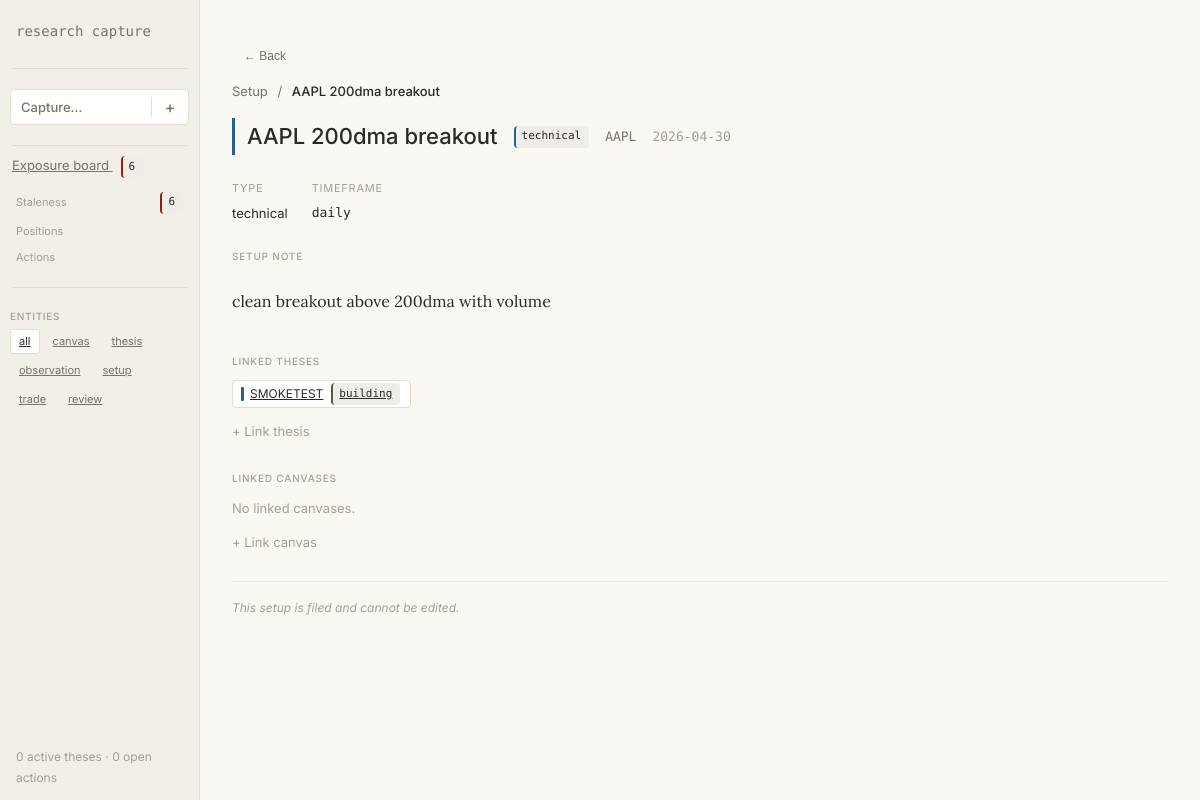
Screenshot of /setup/01KQF7M2NEJA0VPRGJH2PTKREZ with the database file from the repository.
### tables this page shows
CREATE TABLE "setup" (
    id         TEXT PRIMARY KEY,
    name       TEXT NOT NULL DEFAULT '',
    instrument TEXT NOT NULL,
    type       TEXT NOT NULL DEFAULT 'technical'
                   CHECK(type IN ('technical', 'vol', 'flow')),
    timeframe  TEXT NOT NULL DEFAULT '',
    setup_note TEXT NOT NULL DEFAULT '',
    date       TEXT NOT NULL,
    created_at TEXT NOT NULL DEFAULT (strftime('%Y-%m-%dT%H:%M:%SZ', 'now'))
);

CREATE TABLE setup_thesis_links (
    setup_id   TEXT NOT NULL REFERENCES setup(id),
    thesis_id  TEXT NOT NULL REFERENCES thesis(id),
    created_at TEXT NOT NULL DEFAULT (strftime('%Y-%m-%dT%H:%M:%SZ', 'now')),
    PRIMARY KEY (setup_id, thesis_id)
);

CREATE TABLE thesis (
    id                TEXT PRIMARY KEY,
    instrument        TEXT NOT NULL,
    status            TEXT NOT NULL DEFAULT 'building'
                          CHECK(status IN ('building', 'ready', 'active', 'invalidated', 'archived')),
    narrative         TEXT NOT NULL,
    win_condition     TEXT NOT NULL,
    worst_case_dollar REAL,
    linked_trade_id   TEXT,
    created_at        TEXT NOT NULL DEFAULT (strftime('%Y-%m-%dT%H:%M:%SZ', 'now')),
    last_updated      TEXT NOT NULL DEFAULT (strftime('%Y-%m-%dT%H:%M:%SZ', 'now'))
);

### api/routes/setup.py (the view)
@router.get("/{setup_id}")
async def get_setup(setup_id: str, request: Request, db=Depends(get_db)):
    rows = await db.execute_fetchall(
        "SELECT * FROM setup WHERE id = ?", (setup_id,)
    )
    if not rows:
        raise HTTPException(404, "Setup not found")
    setup = dict(rows[0])
    linked_theses = await db.execute_fetchall(
        """SELECT stl.thesis_id, t.instrument, t.status, stl.created_at
           FROM setup_thesis_links stl
           JOIN thesis t ON t.id = stl.thesis_id
           WHERE stl.setup_id = ?
           ORDER BY stl.created_at ASC""",
        (setup_id,),
    )
    linked_canvases = await db.execute_fetchall(
        """SELECT slc.canvas_id, c.name, c.status, slc.created_at
           FROM setup_linked_canvases slc
           JOIN canvas c ON c.id = slc.canvas_id
           WHERE slc.setup_id = ?
           ORDER BY slc.created_at ASC""",
        (setup_id,),
    )
    images = await db.execute_fetchall(
        "SELECT * FROM setup_images WHERE setup_id = ? ORDER BY created_at ASC",
        (setup_id,),
    )
    wants_html = (
        "text/html" in request.headers.get("accept", "")
        and not request.headers.get("hx-request")
    )
    data = {
        **setup,
        "linked_theses": [dict(r) for r in linked_theses],
        "linked_canvases": [dict(r) for r in linked_canvases],
        "images": [dict(r) for r in images],
    }
    if not wants_html:
        return data
    return templates.TemplateResponse("setup/detail.html", {
        "request": request,
        "setup": setup,
        "linked_theses": [dict(r) for r in linked_theses],
        "linked_canvases": [dict(r) for r in linked_canvases],
        "images": [dict(r) for r in images],
    })

### frontend/templates/setup/detail.html (shortened to what this page needs)
{% extends "base.html" %}
{% from "components/badge.html" import badge %}
{% from "components/chip.html" import chip %}
{% from "components/inline_form.html" import inline_form %}
{% block content %}
<div x-data="{}">
    <button onclick="history.back()" class="btn-ghost btn-compact" style="margin-bottom: var(--space-2); color: var(--color-text-secondary)">← Back</button>
    <div style="font-family: var(--font-ui); font-size: var(--text-sm); color: var(--color-text-secondary); margin-bottom: var(--space-4)">
        <span>Setup</span> <span style="margin: 0 6px">/</span>
        <span style="color: var(--color-text-primary); font-weight: 500">{{ setup.name }}</span>
    </div>
    <div style="display: flex; align-items: center; gap: var(--space-4); margin-bottom: var(--space-6); padding-left: 12px; border-left: 3px solid var(--color-analytical)">
        <h1 style="font-family: var(--font-ui); font-size: var(--text-xl); font-weight: 500; margin: 0">{{ setup.name }}</h1>
        {{ badge(status=setup.type) }}
        <span style="font-family: var(--font-data); font-size: var(--text-sm); color: var(--color-text-secondary)">{{ setup.instrument }}</span>
        <span style="font-family: var(--font-data); font-size: var(--text-sm); color: var(--color-text-tertiary)">{{ setup.date }}</span>
    </div>
    <div style="display: flex; gap: var(--space-6); margin-bottom: var(--space-4)">
        <div>
            <div style="font-family: var(--font-ui); font-size: var(--text-xs); color: var(--color-text-tertiary); text-transform: uppercase; letter-spacing: 0.07em; margin-bottom: 4px">Type</div>
            <div style="font-family: var(--font-ui); font-size: var(--text-sm); color: var(--color-text-primary)">{{ setup.type }}</div>
        </div>
        <div>
            <div style="font-family: var(--font-ui); font-size: var(--text-xs); color: var(--color-text-tertiary); text-transform: uppercase; letter-spacing: 0.07em; margin-bottom: 4px">Timeframe</div>
            <div style="font-family: var(--font-data); font-size: var(--text-sm); color: var(--color-text-primary)">{{ setup.timeframe }}</div>
        </div>
    </div>
    <div class="section-header">Setup note</div>
    <div style="font-family: var(--font-prose); font-size: var(--text-prose); line-height: var(--text-prose-lh); color: var(--color-text-primary); padding: var(--space-3) 0; margin-bottom: var(--space-4)">
        {{ setup.setup_note }}
    </div>
    <div class="section-header">Linked theses</div>
    {% if linked_theses %}
    <div style="display: flex; gap: var(--space-2); flex-wrap: wrap; margin-bottom: var(--space-2)">
        {% for t in linked_theses %}
        {{ chip(label=t.instrument, layer="analytical", href="/thesis/" ~ t.thesis_id, badge_status=t.status) }}
        {% endfor %}
    </div>
    {% else %}
    <div style="font-family: var(--font-ui); font-size: var(--text-sm); color: var(--color-text-tertiary); margin-bottom: var(--space-2)">No linked theses.</div>
    {% endif %}
    <div style="margin-bottom: var(--space-6)" x-data="{ showAddThesis: false }">
        <div x-show="!showAddThesis" style="color: var(--color-text-tertiary); cursor: pointer; padding: var(--space-1) 0; font-size: var(--text-sm)" @click="showAddThesis = true">+ Link thesis</div>
    </div>
    <div class="section-header">Linked canvases</div>
    {% if linked_canvases %}
    <div style="display: flex; gap: var(--space-2); flex-wrap: wrap; margin-bottom: var(--space-2)">
        {% for c in linked_canvases %}
        {{ chip(label=c.name, layer="analytical", href="/canvas/" ~ c.canvas_id, badge_status=c.status) }}
        {% endfor %}
    </div>
    {% else %}
    <div style="font-family: var(--font-ui); font-size: var(--text-sm); color: var(--color-text-tertiary); margin-bottom: var(--space-2)">No linked canvases.</div>
    {% endif %}
    <div style="margin-bottom: var(--space-6)" x-data="{ showAddCanvas: false }">
        <div x-show="!showAddCanvas" style="color: var(--color-text-tertiary); cursor: pointer; padding: var(--space-1) 0; font-size: var(--text-sm)" @click="showAddCanvas = true">+ Link canvas</div>
    </div>
    <div style="font-family: var(--font-ui); font-size: 12px; color: var(--color-text-tertiary); font-style: italic; padding-top: var(--space-4); border-top: 1px solid var(--color-border-light)">
        This setup is filed and cannot be edited.
    </div>
</div>
{% endblock %}

### frontend/templates/components/badge.html
{% macro badge(status, text=none) %}
<span class="badge" data-status="{{ status }}" aria-label="{{ text or status }}">{{ text or status }}</span>
{% endmacro %}

### frontend/templates/components/chip.html
{% macro chip(label, layer, href="", badge_status="") %}
{% if href %}
<a href="{{ href }}" class="chip" data-layer="{{ layer }}">
{% else %}
<span class="chip" data-layer="{{ layer }}">
{% endif %}
    <span class="chip-accent"></span>
    {{ label }}
    {% if badge_status %}
    <span class="badge" data-status="{{ badge_status }}" style="margin-left: 2px">{{ badge_status }}</span>
    {% endif %}
{% if href %}
</a>
{% else %}
</span>
{% endif %}
{% endmacro %}

### frontend/static/css/tokens.css (style rules this page uses)
:root { --color-bg: #FAF8F3; --color-surface: #FFFFFF; --color-recessed: #F2EFE9; --color-border: #E2DDD5; --color-border-light: #EBE7E0; --color-text-primary: #2C2A26; --color-text-secondary: #7A7368; --color-text-tertiary: #A89F96; --color-text-inverse: #FFFFFF; --color-text-primary-hover: #1A1917; --color-analytical: #2B5F8F; --color-analytical-bg: #EEF4FA; --color-analytical-text: #1D4270; --color-operational: #9B5A1A; --color-operational-bg: #FBF3E8; --color-operational-text: #6B3D0F; --color-learning: #5B4A7A; --color-learning-bg: #F2EFF8; --color-learning-text: #3D3054; --color-active: #2B6B4A; --color-active-bg: #EBF5EF; --color-warning: #8F6B1A; --color-warning-bg: #FDF6E3; --color-danger: #8B2218; --color-danger-bg: #FCECEA; --color-neutral: #5A5650; --color-neutral-bg: #F0EDE8; --shadow-card: 0 1px 3px rgba(44, 42, 38, 0.07); --shadow-panel: 0 4px 16px rgba(44, 42, 38, 0.11); --shadow-modal: 0 8px 32px rgba(44, 42, 38, 0.16); --font-prose: 'Lora', Georgia, serif; --font-data: 'Fira Code', 'Courier New', monospace; --font-ui: 'Inter', system-ui, sans-serif; --text-xs: 11px; --text-xs-lh: 1.5; --text-sm: 13px; --text-sm-lh: 1.6; --text-base: 15px; --text-base-lh: 1.7; --text-prose: 16px; --text-prose-lh: 1.85; --text-lg: 18px; --text-lg-lh: 1.5; --text-xl: 22px; --text-xl-lh: 1.3; --text-2xl: 28px; --text-2xl-lh: 1.2; --space-1: 4px; --space-2: 8px; --space-3: 12px; --space-4: 16px; --space-5: 20px; --space-6: 24px; --space-8: 32px; --space-10: 40px; --space-12: 48px; }

### frontend/static/css/base.css (style rules this page uses)
*, *::before, *::after { box-sizing: border-box; margin: 0; padding: 0; }
html { font-size: 16px; -webkit-text-size-adjust: 100%; }
body { background: var(--color-bg); color: var(--color-text-primary); font-family: var(--font-ui); font-size: var(--text-base); line-height: var(--text-base-lh); -webkit-font-smoothing: antialiased; -moz-osx-font-smoothing: grayscale; }

### frontend/static/css/layout.css (style rules this page uses)
[data-layer="analytical"] { --layer-color: var(--color-analytical); }

### frontend/static/css/components.css (style rules this page uses)
.badge { display: inline-flex; align-items: center; height: 22px; padding: 0 8px 0 6px; border-radius: 4px; background: var(--color-neutral-bg); border-left: 2px solid var(--color-neutral); font-family: var(--font-data); font-size: var(--text-xs); color: var(--color-text-primary); }
.badge[data-status="building"] { border-left-color: var(--color-neutral); }
.badge[data-status="technical"] { border-left-color: var(--color-analytical); }
.chip { display: inline-flex; align-items: center; gap: 6px; height: 28px; padding: 0 10px 0 8px; border-radius: 4px; border: 1px solid var(--color-border); background: var(--color-surface); cursor: pointer; font-family: var(--font-ui); font-size: 12px; color: var(--color-text-primary); transition: background 120ms ease; }
.chip-accent { width: 3px; height: 14px; border-radius: 1px; }
.chip[data-layer="analytical"] .chip-accent { background: var(--color-analytical); }
.btn-ghost { background: transparent; border: none; color: var(--color-text-secondary); padding: 0; min-width: auto; min-height: auto; height: auto; }
.btn-compact { height: 32px; min-height: 32px; padding: 0 var(--space-3); font-size: 12px; }
.section-header { font-family: var(--font-ui); font-size: 10px; font-weight: 500; letter-spacing: 0.08em; text-transform: uppercase; color: var(--color-text-tertiary); margin: var(--space-6) 0 10px; }
[data-layer="analytical"] { --layer-color: var(--color-analytical); }

### rows the page displays
setup: name "AAPL 200dma breakout", type "technical", instrument "AAPL", date "2026-04-30", timeframe "daily", setup_note "clean breakout above 200dma with volume"
thesis: instrument "SMOKETEST", status "building"
